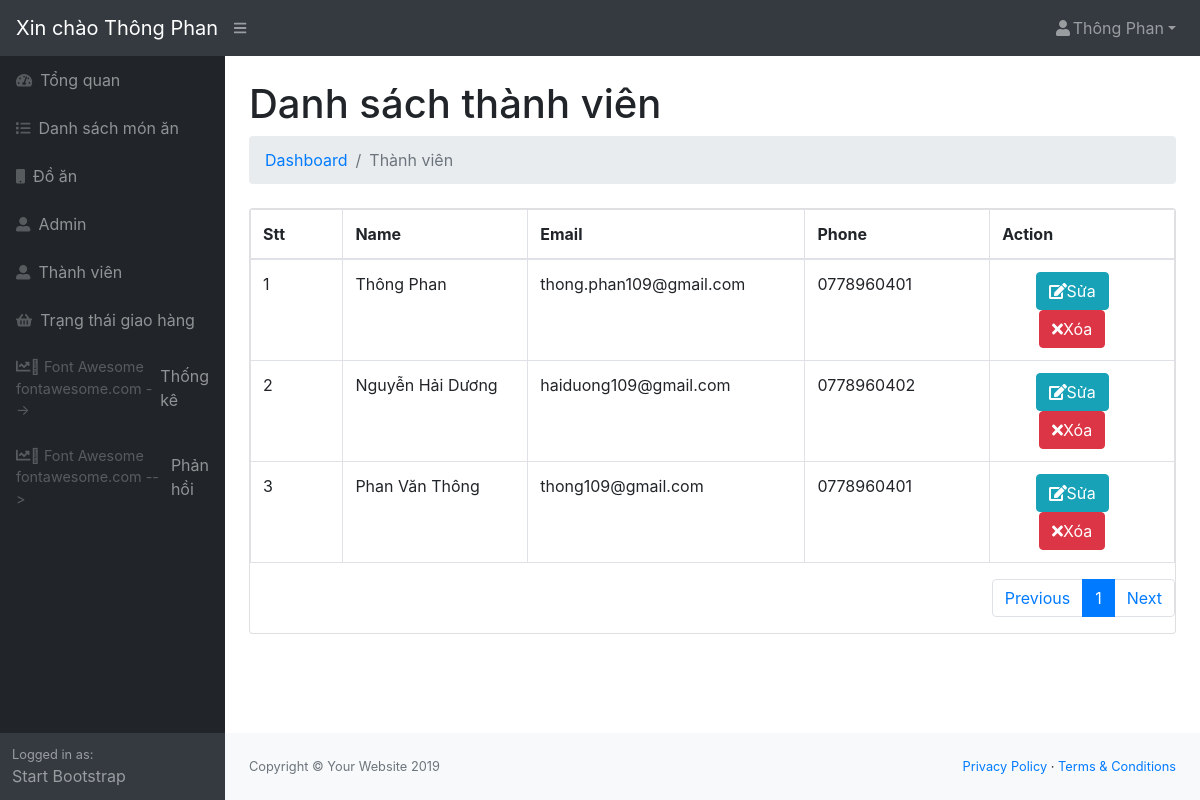
Screenshot of /admin/modules/user/index.php (signed in) with the database file from the repository.
### tables this page shows
CREATE TABLE `users` (
  `id` int(11) NOT NULL,
  `name` varchar(100) DEFAULT NULL,
  `email` varchar(100) DEFAULT NULL,
  `phone` char(15) DEFAULT NULL,
  `address` varchar(100) DEFAULT NULL,
  `password` varchar(50) DEFAULT NULL,
  `avatar` varchar(100) DEFAULT NULL,
  `status` tinyint(4) DEFAULT 1,
  `created_at` timestamp NULL DEFAULT current_timestamp(),
  `update_at` timestamp NULL DEFAULT current_timestamp()
);

### libraries/Database.php (called while the page is built, shortened)
<?php
class Database{
     public $link;
     public function __construct()
     {
        $this->link = mysqli_connect("localhost","root","","webphp") or die ();
         mysqli_set_charset($this->link,"utf8");
     }
        public function countTable($table)
        {
            $sql = "SELECT id FROM  {$table}";
            $result = mysqli_query($this->link, $sql) or die("Lỗi Truy Vấn countTable----" .mysqli_error($this->link));
            $num = mysqli_num_rows($result);
            return $num;
        }
         public  function fetchJone($table,$sql ,$page = 0,$row ,$pagi = false )
        {
            $data = [];
            if ($pagi == true )
            {
                $total = $this->countTable($table);
                $sotrang = ceil($total / $row);
                $start = ($page - 1 ) * $row ;
                $sql .= " LIMIT $start,$row";
                $data = [ "page" => $sotrang];
                $result = mysqli_query($this->link,$sql) or die("Lỗi truy vấn fetchJone ---- " .mysqli_error($this->link));
            }
            else
            {
                $result = mysqli_query($this->link,$sql) or die("Lỗi truy vấn fetchJone ---- " .mysqli_error($this->link));
            }
            if( $result)
            {
                while ($num = mysqli_fetch_assoc($result))
                {
                    $data[] = $num;
                }
            }
            return $data;
        }
    }
?>

### admin/autoload/autoload.php (called while the page is built, shortened)
<?php
	require_once __DIR__. '/../../libraries/Database.php';
	$db = new Database;
 ?>

### admin/modules/user/index.php (the view, shortened to what this page needs)
<?php
    require_once __DIR__. '/../../autoload/autoload.php';
    if(isset($_GET['page']))
    {
        $p = $_GET['page'];
        if($p == 0)$p = 1;
    }
    else
    {
        $p = 1;
    }
    $sql = "SELECT users.* FROM users";
    $users = $db->fetchJone('users',$sql,$p,10,true);
    if(isset($users['page']))
    {
        $sotrang = $users['page'];
        unset($users['page']);
    }
?>
<?php require_once __DIR__. '/../../layouts/header.php'; ?>
            <div id="layoutSidenav_content">
                <main>
                    <div class="container-fluid">
                        <h1 class="mt-4">Danh sách thành viên</h1>
                        <ol class="breadcrumb mb-4">
                            <li class="breadcrumb-item"><a href="index.php">Dashboard</a></li>
                            <li class="breadcrumb-item active">Thành viên</li>
                        </ol>
                    <div class="card mb-4">
                        <table class="table table-bordered dataTable" id="dataTable" width="100%" cellspacing="0" role="grid" aria-describedby="dataTable_info" style="width: 100%;">
                            <thead>
                                <tr role="row">
                                    <th class="sorting_asc" tabindex="0" aria-controls="dataTable" rowspan="1" colspan="1" aria-sort="ascending" aria-label="Name: activate to sort column descending" style="width: 10%;">Stt</th>
                                    <th class="sorting" tabindex="0" aria-controls="dataTable" rowspan="1" colspan="1" aria-label="Position: activate to sort column ascending" style="width: 20%;">Name</th>
                                    <th class="sorting" tabindex="0" aria-controls="dataTable" rowspan="1" colspan="1" aria-label="Position: activate to sort column ascending" style="width: 30%;">Email</th>
                                    <th class="sorting" tabindex="0" aria-controls="dataTable" rowspan="1" colspan="1" aria-label="Position: activate to sort column ascending" style="width: 20%;">Phone</th>
                                    <th class="sorting" tabindex="0" aria-controls="dataTable" rowspan="1" colspan="1" aria-label="Salary: activate to sort column ascending" style="width: 20%;">Action</th>
                                </tr>
                            </thead>
                            <tbody>
                                <?php $stt = 1;foreach ($users as $item): ?>
                                <tr>
                                    <td><?php echo $stt ?></td>
                                    <td><?php echo $item['name'] ?></td>
                                    <td><?php echo $item['email'] ?></td>
                                    <td><?php echo $item['phone'] ?></td>
                                    <td class="text-center">
                                        <a class="btn btn-xs btn-info" href="edit.php?id=<?php echo $item['id'] ?>"><i class="fa fa-edit"></i>Sửa</a>
                                        <a class="btn btn-xs btn-danger" href="delete.php?id=<?php echo $item['id'] ?>"><i class="fa fa-times"></i>Xóa</a>
                                    </td>
                                </tr>
                                <?php $stt++; endforeach ?>
                            </tbody>
                        </table>
                            <nav aria-label="Page navigation">
                              <ul class="pagination pullright">
                                <li class="page-item"><a class="page-link" href="?page=<?php echo --$p ?>">Previous</a></li>
                                <?php for($i = 1;$i <= $sotrang;$i++) : ?>
                                <?php
                                if(isset($_GET['page']))
                                {
                                    $p = $_GET['page'];
                                     if($p == 0)$p=1;
                                }
                                else
                                {
                                    $p = 1;
                                }
                                 ?>
                                <li class="page-item <?php echo ($i == $p) ? 'active' : '' ?>">
                                    <a class ="page-link" href="?page= <?php echo $i ; ?>"><?php echo $i; ?></a>
                                </li>
                                <?php endfor; ?>
                                <li class="page-item"><a class="page-link" href="?page=<?php echo ++$p ?>">Next</a></li>
                              </ul>
                            </nav>
                   </div>
<?php require_once __DIR__. '/../../layouts/footer.php'; ?>

### rows the page displays
users: name "Thông Phan", email "thong.phan109@gmail.com", phone "0778960401"
users: name "Nguyễn Hải Dương", email "haiduong109@gmail.com", phone "0778960402"
users: name "Phan Văn Thông", email "thong109@gmail.com", phone "0778960401"

### other values shown
$_SESSION['admin_name'] "Thông Phan"
